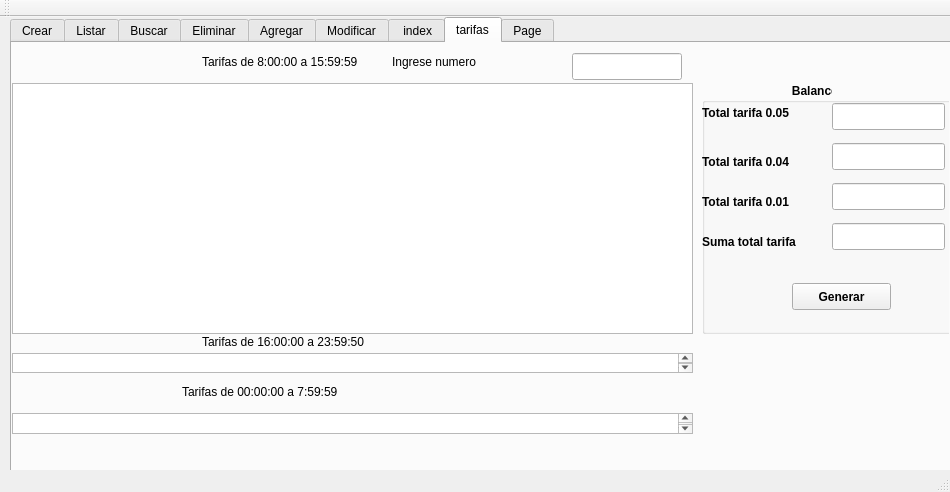
<?xml version="1.0" encoding="UTF-8"?>
<ui version="4.0">
 <class>menu</class>
 <widget class="QMainWindow" name="menu">
  <property name="geometry">
   <rect>
    <x>0</x>
    <y>0</y>
    <width>950</width>
    <height>492</height>
   </rect>
  </property>
  <property name="windowTitle">
   <string>menu</string>
  </property>
  <widget class="QWidget" name="centralWidget">
   <widget class="QTabWidget" name="tabWidget">
    <property name="geometry">
     <rect>
      <x>10</x>
      <y>0</y>
      <width>941</width>
      <height>531</height>
     </rect>
    </property>
    <property name="currentIndex">
     <number>7</number>
    </property>
    <widget class="QWidget" name="tab">
     <attribute name="title">
      <string>Crear</string>
     </attribute>
     <widget class="QPushButton" name="bt_crear">
      <property name="geometry">
       <rect>
        <x>260</x>
        <y>140</y>
        <width>99</width>
        <height>27</height>
       </rect>
      </property>
      <property name="text">
       <string>crear</string>
      </property>
     </widget>
    </widget>
    <widget class="QWidget" name="tab_2">
     <attribute name="title">
      <string>Listar</string>
     </attribute>
     <widget class="QComboBox" name="comboBox_listar">
      <property name="geometry">
       <rect>
        <x>130</x>
        <y>20</y>
        <width>431</width>
        <height>27</height>
       </rect>
      </property>
     </widget>
     <widget class="QTextEdit" name="textEdit_listar">
      <property name="geometry">
       <rect>
        <x>0</x>
        <y>50</y>
        <width>671</width>
        <height>311</height>
       </rect>
      </property>
     </widget>
    </widget>
    <widget class="QWidget" name="tab_3">
     <attribute name="title">
      <string>Buscar</string>
     </attribute>
     <widget class="QTabWidget" name="tabWidget_3">
      <property name="geometry">
       <rect>
        <x>10</x>
        <y>10</y>
        <width>661</width>
        <height>381</height>
       </rect>
      </property>
      <property name="currentIndex">
       <number>0</number>
      </property>
      <widget class="QWidget" name="tab_7">
       <attribute name="title">
        <string>Con  Index</string>
       </attribute>
       <widget class="QTabWidget" name="tabWidget_2">
        <property name="geometry">
         <rect>
          <x>0</x>
          <y>10</y>
          <width>651</width>
          <height>301</height>
         </rect>
        </property>
        <property name="currentIndex">
         <number>1</number>
        </property>
        <widget class="QWidget" name="tab_4">
         <attribute name="title">
          <string>Ciudad</string>
         </attribute>
         <widget class="QLineEdit" name="txt_buscar_con_ciudad">
          <property name="geometry">
           <rect>
            <x>260</x>
            <y>60</y>
            <width>113</width>
            <height>27</height>
           </rect>
          </property>
         </widget>
         <widget class="QTextEdit" name="edid_buscar_con_Ciudad">
          <property name="geometry">
           <rect>
            <x>0</x>
            <y>110</y>
            <width>641</width>
            <height>111</height>
           </rect>
          </property>
         </widget>
         <widget class="QPushButton" name="bt_buscar_con_ciudad">
          <property name="geometry">
           <rect>
            <x>390</x>
            <y>60</y>
            <width>99</width>
            <height>27</height>
           </rect>
          </property>
          <property name="text">
           <string>Buscar -&gt;</string>
          </property>
         </widget>
         <widget class="QLabel" name="label">
          <property name="geometry">
           <rect>
            <x>150</x>
            <y>60</y>
            <width>67</width>
            <height>17</height>
           </rect>
          </property>
          <property name="text">
           <string>TextLabel</string>
          </property>
         </widget>
        </widget>
        <widget class="QWidget" name="tab_5">
         <attribute name="title">
          <string>Cliente</string>
         </attribute>
         <widget class="QTextEdit" name="edid_buscar_con_cliente">
          <property name="geometry">
           <rect>
            <x>10</x>
            <y>80</y>
            <width>631</width>
            <height>111</height>
           </rect>
          </property>
         </widget>
         <widget class="QLineEdit" name="txt_buscar_con_cliente">
          <property name="geometry">
           <rect>
            <x>280</x>
            <y>30</y>
            <width>113</width>
            <height>27</height>
           </rect>
          </property>
         </widget>
         <widget class="QLabel" name="label_2">
          <property name="geometry">
           <rect>
            <x>160</x>
            <y>40</y>
            <width>67</width>
            <height>17</height>
           </rect>
          </property>
          <property name="text">
           <string>TextLabel</string>
          </property>
         </widget>
         <widget class="QPushButton" name="bt_buscar_con_Cliente">
          <property name="geometry">
           <rect>
            <x>410</x>
            <y>30</y>
            <width>99</width>
            <height>27</height>
           </rect>
          </property>
          <property name="text">
           <string>Buscar -&gt;</string>
          </property>
         </widget>
        </widget>
        <widget class="QWidget" name="tab_6">
         <attribute name="title">
          <string>Lineas</string>
         </attribute>
         <widget class="QLineEdit" name="txt_buscar_con_linea">
          <property name="geometry">
           <rect>
            <x>310</x>
            <y>30</y>
            <width>113</width>
            <height>27</height>
           </rect>
          </property>
         </widget>
         <widget class="QTextEdit" name="edid_buscar_con_lineas">
          <property name="geometry">
           <rect>
            <x>10</x>
            <y>80</y>
            <width>631</width>
            <height>121</height>
           </rect>
          </property>
         </widget>
         <widget class="QLabel" name="label_3">
          <property name="geometry">
           <rect>
            <x>170</x>
            <y>40</y>
            <width>67</width>
            <height>17</height>
           </rect>
          </property>
          <property name="text">
           <string>TextLabel</string>
          </property>
         </widget>
         <widget class="QPushButton" name="bt_buscar_con_linea">
          <property name="geometry">
           <rect>
            <x>440</x>
            <y>30</y>
            <width>99</width>
            <height>27</height>
           </rect>
          </property>
          <property name="text">
           <string>PushButton</string>
          </property>
         </widget>
        </widget>
       </widget>
      </widget>
      <widget class="QWidget" name="tab_8">
       <attribute name="title">
        <string>Sin index</string>
       </attribute>
       <widget class="QTabWidget" name="tabWidget_4">
        <property name="geometry">
         <rect>
          <x>0</x>
          <y>0</y>
          <width>651</width>
          <height>341</height>
         </rect>
        </property>
        <property name="currentIndex">
         <number>1</number>
        </property>
        <widget class="QWidget" name="tab_9">
         <attribute name="title">
          <string>Ciudad</string>
         </attribute>
         <widget class="QLineEdit" name="txt_buscar_sin_ciudad">
          <property name="geometry">
           <rect>
            <x>270</x>
            <y>30</y>
            <width>113</width>
            <height>27</height>
           </rect>
          </property>
         </widget>
         <widget class="QLabel" name="label_4">
          <property name="geometry">
           <rect>
            <x>160</x>
            <y>40</y>
            <width>67</width>
            <height>17</height>
           </rect>
          </property>
          <property name="text">
           <string>TextLabel</string>
          </property>
         </widget>
         <widget class="QPushButton" name="bt_buscar_sin_ciudad">
          <property name="geometry">
           <rect>
            <x>400</x>
            <y>30</y>
            <width>99</width>
            <height>27</height>
           </rect>
          </property>
          <property name="text">
           <string>Buscar -&gt;</string>
          </property>
         </widget>
         <widget class="QTextEdit" name="edid_buscar_sin_ciudad">
          <property name="geometry">
           <rect>
            <x>0</x>
            <y>70</y>
            <width>641</width>
            <height>101</height>
           </rect>
          </property>
         </widget>
        </widget>
        <widget class="QWidget" name="tab_10">
         <attribute name="title">
          <string>Cliente</string>
         </attribute>
         <widget class="QLineEdit" name="txt_buscar_sin_cliente">
          <property name="geometry">
           <rect>
            <x>270</x>
            <y>40</y>
            <width>113</width>
            <height>27</height>
           </rect>
          </property>
         </widget>
         <widget class="QLabel" name="label_5">
          <property name="geometry">
           <rect>
            <x>160</x>
            <y>40</y>
            <width>67</width>
            <height>17</height>
           </rect>
          </property>
          <property name="text">
           <string>TextLabel</string>
          </property>
         </widget>
         <widget class="QPushButton" name="bt_buscar_sin_cliente">
          <property name="geometry">
           <rect>
            <x>400</x>
            <y>40</y>
            <width>99</width>
            <height>27</height>
           </rect>
          </property>
          <property name="text">
           <string>Buscar -&gt;</string>
          </property>
         </widget>
         <widget class="QTextEdit" name="edid_buscar_sin_cliente">
          <property name="geometry">
           <rect>
            <x>10</x>
            <y>90</y>
            <width>631</width>
            <height>141</height>
           </rect>
          </property>
         </widget>
        </widget>
        <widget class="QWidget" name="tab_11">
         <attribute name="title">
          <string>Linea</string>
         </attribute>
         <widget class="QLineEdit" name="txt_buscar_sin_linea">
          <property name="geometry">
           <rect>
            <x>280</x>
            <y>40</y>
            <width>113</width>
            <height>27</height>
           </rect>
          </property>
         </widget>
         <widget class="QTextEdit" name="edid_buscar_sin_linea">
          <property name="geometry">
           <rect>
            <x>10</x>
            <y>90</y>
            <width>631</width>
            <height>141</height>
           </rect>
          </property>
         </widget>
         <widget class="QLabel" name="label_6">
          <property name="geometry">
           <rect>
            <x>170</x>
            <y>50</y>
            <width>67</width>
            <height>17</height>
           </rect>
          </property>
          <property name="text">
           <string>TextLabel</string>
          </property>
         </widget>
         <widget class="QPushButton" name="bt_buscar_sin_linea">
          <property name="geometry">
           <rect>
            <x>420</x>
            <y>40</y>
            <width>99</width>
            <height>27</height>
           </rect>
          </property>
          <property name="text">
           <string>Buscar -&gt;</string>
          </property>
         </widget>
        </widget>
       </widget>
      </widget>
     </widget>
    </widget>
    <widget class="QWidget" name="tab_12">
     <attribute name="title">
      <string>Eliminar</string>
     </attribute>
     <widget class="QTabWidget" name="tabWidget_5">
      <property name="geometry">
       <rect>
        <x>10</x>
        <y>10</y>
        <width>651</width>
        <height>371</height>
       </rect>
      </property>
      <property name="currentIndex">
       <number>2</number>
      </property>
      <widget class="QWidget" name="tab_13">
       <attribute name="title">
        <string>Ciudad</string>
       </attribute>
       <widget class="QLabel" name="label_7">
        <property name="geometry">
         <rect>
          <x>240</x>
          <y>60</y>
          <width>67</width>
          <height>17</height>
         </rect>
        </property>
        <property name="text">
         <string>TextLabel</string>
        </property>
       </widget>
       <widget class="QLineEdit" name="txt_eliminar_ciudad">
        <property name="geometry">
         <rect>
          <x>230</x>
          <y>120</y>
          <width>113</width>
          <height>27</height>
         </rect>
        </property>
       </widget>
       <widget class="QPushButton" name="bt_eliminar_ciudad">
        <property name="geometry">
         <rect>
          <x>230</x>
          <y>190</y>
          <width>99</width>
          <height>27</height>
         </rect>
        </property>
        <property name="text">
         <string>Eliminar</string>
        </property>
       </widget>
      </widget>
      <widget class="QWidget" name="tab_14">
       <attribute name="title">
        <string>Cliente</string>
       </attribute>
       <widget class="QPushButton" name="bt_eliminar_cliente">
        <property name="geometry">
         <rect>
          <x>220</x>
          <y>160</y>
          <width>99</width>
          <height>27</height>
         </rect>
        </property>
        <property name="text">
         <string>Eliminar</string>
        </property>
       </widget>
       <widget class="QLineEdit" name="txt_eliminar_cliente">
        <property name="geometry">
         <rect>
          <x>220</x>
          <y>90</y>
          <width>113</width>
          <height>27</height>
         </rect>
        </property>
       </widget>
       <widget class="QLabel" name="label_8">
        <property name="geometry">
         <rect>
          <x>240</x>
          <y>50</y>
          <width>67</width>
          <height>17</height>
         </rect>
        </property>
        <property name="text">
         <string>TextLabel</string>
        </property>
       </widget>
      </widget>
      <widget class="QWidget" name="tab_15">
       <attribute name="title">
        <string>Linea</string>
       </attribute>
       <widget class="QLineEdit" name="txt_eliminar_linea">
        <property name="geometry">
         <rect>
          <x>210</x>
          <y>110</y>
          <width>113</width>
          <height>27</height>
         </rect>
        </property>
       </widget>
       <widget class="QLabel" name="label_9">
        <property name="geometry">
         <rect>
          <x>240</x>
          <y>60</y>
          <width>67</width>
          <height>17</height>
         </rect>
        </property>
        <property name="text">
         <string>TextLabel</string>
        </property>
       </widget>
       <widget class="QPushButton" name="bt_eliminar_linea">
        <property name="geometry">
         <rect>
          <x>220</x>
          <y>190</y>
          <width>99</width>
          <height>27</height>
         </rect>
        </property>
        <property name="text">
         <string>Eliminar</string>
        </property>
       </widget>
      </widget>
     </widget>
    </widget>
    <widget class="QWidget" name="tab_16">
     <attribute name="title">
      <string>Agregar</string>
     </attribute>
     <widget class="QTabWidget" name="tabWidget_6">
      <property name="geometry">
       <rect>
        <x>10</x>
        <y>0</y>
        <width>671</width>
        <height>391</height>
       </rect>
      </property>
      <property name="currentIndex">
       <number>0</number>
      </property>
      <widget class="QWidget" name="tab_17">
       <attribute name="title">
        <string>Ciudad</string>
       </attribute>
       <widget class="QLineEdit" name="txt_agregar_ciudad_id">
        <property name="geometry">
         <rect>
          <x>240</x>
          <y>40</y>
          <width>113</width>
          <height>27</height>
         </rect>
        </property>
       </widget>
       <widget class="QLineEdit" name="txt_agregar_ciudad_nombre">
        <property name="geometry">
         <rect>
          <x>240</x>
          <y>90</y>
          <width>113</width>
          <height>27</height>
         </rect>
        </property>
       </widget>
       <widget class="QLabel" name="label_10">
        <property name="geometry">
         <rect>
          <x>130</x>
          <y>40</y>
          <width>67</width>
          <height>17</height>
         </rect>
        </property>
        <property name="text">
         <string>ID Ciudad</string>
        </property>
       </widget>
       <widget class="QLabel" name="label_11">
        <property name="geometry">
         <rect>
          <x>90</x>
          <y>90</y>
          <width>111</width>
          <height>17</height>
         </rect>
        </property>
        <property name="text">
         <string>Nombre Ciudad</string>
        </property>
       </widget>
       <widget class="QPushButton" name="bt_Agregar_ciudad">
        <property name="geometry">
         <rect>
          <x>240</x>
          <y>190</y>
          <width>99</width>
          <height>27</height>
         </rect>
        </property>
        <property name="text">
         <string>Agregar</string>
        </property>
       </widget>
      </widget>
      <widget class="QWidget" name="tab_18">
       <attribute name="title">
        <string>Cliente</string>
       </attribute>
       <widget class="QPushButton" name="bt_agregar_cliente">
        <property name="geometry">
         <rect>
          <x>240</x>
          <y>260</y>
          <width>99</width>
          <height>27</height>
         </rect>
        </property>
        <property name="text">
         <string>Agregar</string>
        </property>
       </widget>
       <widget class="QLineEdit" name="txt_agregar_cliente_id">
        <property name="geometry">
         <rect>
          <x>240</x>
          <y>40</y>
          <width>113</width>
          <height>27</height>
         </rect>
        </property>
       </widget>
       <widget class="QLineEdit" name="txt_agregar_cliente_nombre">
        <property name="geometry">
         <rect>
          <x>240</x>
          <y>80</y>
          <width>113</width>
          <height>27</height>
         </rect>
        </property>
       </widget>
       <widget class="QLineEdit" name="txt_agregar_cliente_idCiudad">
        <property name="geometry">
         <rect>
          <x>240</x>
          <y>200</y>
          <width>113</width>
          <height>27</height>
         </rect>
        </property>
       </widget>
       <widget class="QLabel" name="label_12">
        <property name="geometry">
         <rect>
          <x>80</x>
          <y>40</y>
          <width>67</width>
          <height>17</height>
         </rect>
        </property>
        <property name="text">
         <string>TextLabel</string>
        </property>
       </widget>
       <widget class="QLabel" name="label_13">
        <property name="geometry">
         <rect>
          <x>80</x>
          <y>90</y>
          <width>67</width>
          <height>17</height>
         </rect>
        </property>
        <property name="text">
         <string>TextLabel</string>
        </property>
       </widget>
       <widget class="QLabel" name="label_14">
        <property name="geometry">
         <rect>
          <x>80</x>
          <y>150</y>
          <width>67</width>
          <height>17</height>
         </rect>
        </property>
        <property name="text">
         <string>TextLabel</string>
        </property>
       </widget>
       <widget class="QLabel" name="label_15">
        <property name="geometry">
         <rect>
          <x>70</x>
          <y>210</y>
          <width>67</width>
          <height>17</height>
         </rect>
        </property>
        <property name="text">
         <string>TextLabel</string>
        </property>
       </widget>
       <widget class="QWidget" name="layoutWidget">
        <property name="geometry">
         <rect>
          <x>240</x>
          <y>150</y>
          <width>91</width>
          <height>24</height>
         </rect>
        </property>
        <layout class="QHBoxLayout" name="horizontalLayout">
         <item>
          <widget class="QRadioButton" name="radio_agregar_cliente_m">
           <property name="text">
            <string>M</string>
           </property>
           <property name="checkable">
            <bool>true</bool>
           </property>
           <property name="checked">
            <bool>false</bool>
           </property>
          </widget>
         </item>
         <item>
          <widget class="QRadioButton" name="radio_agregar_cliente_f">
           <property name="text">
            <string>F</string>
           </property>
           <property name="checkable">
            <bool>true</bool>
           </property>
           <property name="checked">
            <bool>true</bool>
           </property>
          </widget>
         </item>
        </layout>
       </widget>
      </widget>
      <widget class="QWidget" name="tab_19">
       <attribute name="title">
        <string>linea</string>
       </attribute>
       <widget class="QPushButton" name="bt_agregar_linea">
        <property name="geometry">
         <rect>
          <x>260</x>
          <y>240</y>
          <width>99</width>
          <height>27</height>
         </rect>
        </property>
        <property name="text">
         <string>Agregar</string>
        </property>
       </widget>
       <widget class="QLabel" name="label_16">
        <property name="geometry">
         <rect>
          <x>130</x>
          <y>60</y>
          <width>91</width>
          <height>16</height>
         </rect>
        </property>
        <property name="text">
         <string>ID Cliente</string>
        </property>
       </widget>
       <widget class="QLabel" name="label_17">
        <property name="geometry">
         <rect>
          <x>90</x>
          <y>150</y>
          <width>121</width>
          <height>21</height>
         </rect>
        </property>
        <property name="text">
         <string>Numero de linea</string>
        </property>
       </widget>
       <widget class="QLineEdit" name="txt_agregar_linea_idcliente">
        <property name="geometry">
         <rect>
          <x>260</x>
          <y>60</y>
          <width>113</width>
          <height>27</height>
         </rect>
        </property>
       </widget>
       <widget class="QLineEdit" name="txt_agregar_linea_numero">
        <property name="geometry">
         <rect>
          <x>260</x>
          <y>150</y>
          <width>113</width>
          <height>27</height>
         </rect>
        </property>
       </widget>
      </widget>
     </widget>
    </widget>
    <widget class="QWidget" name="tab_20">
     <attribute name="title">
      <string>Modificar</string>
     </attribute>
     <widget class="QTabWidget" name="tabWidget_7">
      <property name="geometry">
       <rect>
        <x>10</x>
        <y>10</y>
        <width>671</width>
        <height>391</height>
       </rect>
      </property>
      <property name="currentIndex">
       <number>0</number>
      </property>
      <widget class="QWidget" name="tab_21">
       <attribute name="title">
        <string>Ciudad</string>
       </attribute>
       <widget class="QLineEdit" name="txt_modificar_ciudad_idciudad">
        <property name="enabled">
         <bool>false</bool>
        </property>
        <property name="geometry">
         <rect>
          <x>230</x>
          <y>110</y>
          <width>113</width>
          <height>27</height>
         </rect>
        </property>
       </widget>
       <widget class="QLineEdit" name="txt_modificar_ciudad_nombre">
        <property name="enabled">
         <bool>false</bool>
        </property>
        <property name="geometry">
         <rect>
          <x>230</x>
          <y>160</y>
          <width>113</width>
          <height>27</height>
         </rect>
        </property>
       </widget>
       <widget class="QLineEdit" name="txt_modificar_ciudad_idbusca">
        <property name="geometry">
         <rect>
          <x>230</x>
          <y>40</y>
          <width>113</width>
          <height>27</height>
         </rect>
        </property>
       </widget>
       <widget class="QLabel" name="label_18">
        <property name="geometry">
         <rect>
          <x>80</x>
          <y>40</y>
          <width>67</width>
          <height>17</height>
         </rect>
        </property>
        <property name="text">
         <string>Ingrese ID</string>
        </property>
       </widget>
       <widget class="QLabel" name="label_19">
        <property name="geometry">
         <rect>
          <x>70</x>
          <y>110</y>
          <width>67</width>
          <height>17</height>
         </rect>
        </property>
        <property name="text">
         <string>ID Ciudad</string>
        </property>
       </widget>
       <widget class="QLabel" name="label_20">
        <property name="geometry">
         <rect>
          <x>70</x>
          <y>170</y>
          <width>67</width>
          <height>17</height>
         </rect>
        </property>
        <property name="text">
         <string>Nombre</string>
        </property>
       </widget>
       <widget class="QPushButton" name="bt_modificar_agrega">
        <property name="enabled">
         <bool>false</bool>
        </property>
        <property name="geometry">
         <rect>
          <x>230</x>
          <y>240</y>
          <width>99</width>
          <height>27</height>
         </rect>
        </property>
        <property name="text">
         <string>Guardar</string>
        </property>
       </widget>
       <widget class="QPushButton" name="bt_modificar_busca">
        <property name="geometry">
         <rect>
          <x>370</x>
          <y>40</y>
          <width>99</width>
          <height>27</height>
         </rect>
        </property>
        <property name="text">
         <string>Buscar-&gt;</string>
        </property>
       </widget>
      </widget>
      <widget class="QWidget" name="tab_22">
       <attribute name="title">
        <string>Cliente</string>
       </attribute>
      </widget>
      <widget class="QWidget" name="tab_23">
       <attribute name="title">
        <string>Linea</string>
       </attribute>
       <widget class="QPushButton" name="bt_modificar_linea">
        <property name="geometry">
         <rect>
          <x>400</x>
          <y>50</y>
          <width>99</width>
          <height>27</height>
         </rect>
        </property>
        <property name="text">
         <string>Buscar-&gt;</string>
        </property>
       </widget>
       <widget class="QPushButton" name="bt_modificar_linea_guardar">
        <property name="enabled">
         <bool>false</bool>
        </property>
        <property name="geometry">
         <rect>
          <x>240</x>
          <y>250</y>
          <width>99</width>
          <height>27</height>
         </rect>
        </property>
        <property name="text">
         <string>Guardar</string>
        </property>
       </widget>
       <widget class="QLineEdit" name="txt_modificar_line_idbusca">
        <property name="geometry">
         <rect>
          <x>230</x>
          <y>60</y>
          <width>113</width>
          <height>27</height>
         </rect>
        </property>
       </widget>
       <widget class="QLineEdit" name="txt_midificar_linea_idnuevo_numero">
        <property name="enabled">
         <bool>false</bool>
        </property>
        <property name="geometry">
         <rect>
          <x>230</x>
          <y>120</y>
          <width>113</width>
          <height>27</height>
         </rect>
        </property>
       </widget>
       <widget class="QLineEdit" name="txt_modificar_linea_idcliente_nuevo">
        <property name="enabled">
         <bool>false</bool>
        </property>
        <property name="geometry">
         <rect>
          <x>230</x>
          <y>180</y>
          <width>113</width>
          <height>27</height>
         </rect>
        </property>
       </widget>
       <widget class="QLabel" name="label_28">
        <property name="geometry">
         <rect>
          <x>90</x>
          <y>60</y>
          <width>121</width>
          <height>17</height>
         </rect>
        </property>
        <property name="text">
         <string>Ingrese Numero</string>
        </property>
       </widget>
       <widget class="QLabel" name="label_29">
        <property name="geometry">
         <rect>
          <x>50</x>
          <y>130</y>
          <width>171</width>
          <height>20</height>
         </rect>
        </property>
        <property name="text">
         <string>Ingrese nuevo numero</string>
        </property>
       </widget>
       <widget class="QLabel" name="label_30">
        <property name="geometry">
         <rect>
          <x>30</x>
          <y>190</y>
          <width>171</width>
          <height>20</height>
         </rect>
        </property>
        <property name="text">
         <string>Ingrese nuevo id cliente</string>
        </property>
       </widget>
      </widget>
     </widget>
    </widget>
    <widget class="QWidget" name="tab_24">
     <attribute name="title">
      <string> index</string>
     </attribute>
     <widget class="QTabWidget" name="tabWidget_8">
      <property name="geometry">
       <rect>
        <x>0</x>
        <y>10</y>
        <width>671</width>
        <height>191</height>
       </rect>
      </property>
      <property name="currentIndex">
       <number>1</number>
      </property>
      <widget class="QWidget" name="tab_25">
       <attribute name="title">
        <string>Crear index</string>
       </attribute>
       <widget class="QPushButton" name="index_crear_index">
        <property name="geometry">
         <rect>
          <x>240</x>
          <y>60</y>
          <width>111</width>
          <height>41</height>
         </rect>
        </property>
        <property name="text">
         <string>Reindexar</string>
        </property>
       </widget>
      </widget>
      <widget class="QWidget" name="tab_26">
       <attribute name="title">
        <string>ACtualizar index</string>
       </attribute>
       <widget class="QPushButton" name="index_actualizar_index">
        <property name="geometry">
         <rect>
          <x>220</x>
          <y>50</y>
          <width>121</width>
          <height>41</height>
         </rect>
        </property>
        <property name="text">
         <string>Actualizar index</string>
        </property>
       </widget>
      </widget>
     </widget>
    </widget>
    <widget class="QWidget" name="tab_27">
     <attribute name="title">
      <string>tarifas</string>
     </attribute>
     <widget class="QTextEdit" name="edid_tarifas_8_15">
      <property name="geometry">
       <rect>
        <x>0</x>
        <y>40</y>
        <width>681</width>
        <height>251</height>
       </rect>
      </property>
     </widget>
     <widget class="QTextEdit" name="edid_tarifas_15_23">
      <property name="geometry">
       <rect>
        <x>0</x>
        <y>310</y>
        <width>681</width>
        <height>20</height>
       </rect>
      </property>
     </widget>
     <widget class="QTextEdit" name="edid_tarifas_00_7">
      <property name="geometry">
       <rect>
        <x>0</x>
        <y>370</y>
        <width>681</width>
        <height>21</height>
       </rect>
      </property>
     </widget>
     <widget class="QLabel" name="label_21">
      <property name="geometry">
       <rect>
        <x>190</x>
        <y>10</y>
        <width>221</width>
        <height>17</height>
       </rect>
      </property>
      <property name="text">
       <string>Tarifas de 8:00:00 a 15:59:59</string>
      </property>
     </widget>
     <widget class="QLabel" name="label_22">
      <property name="geometry">
       <rect>
        <x>190</x>
        <y>290</y>
        <width>321</width>
        <height>17</height>
       </rect>
      </property>
      <property name="text">
       <string>Tarifas de 16:00:00 a 23:59:50</string>
      </property>
     </widget>
     <widget class="QLabel" name="label_23">
      <property name="geometry">
       <rect>
        <x>170</x>
        <y>340</y>
        <width>271</width>
        <height>17</height>
       </rect>
      </property>
      <property name="text">
       <string>Tarifas de 00:00:00 a 7:59:59</string>
      </property>
     </widget>
     <widget class="QGroupBox" name="groupBox">
      <property name="geometry">
       <rect>
        <x>690</x>
        <y>40</y>
        <width>251</width>
        <height>251</height>
       </rect>
      </property>
      <property name="font">
       <font>
        <weight>75</weight>
        <bold>true</bold>
       </font>
      </property>
      <property name="title">
       <string>                           Balance</string>
      </property>
      <widget class="QLineEdit" name="txt_tarifa1_total">
       <property name="geometry">
        <rect>
         <x>130</x>
         <y>20</y>
         <width>113</width>
         <height>27</height>
        </rect>
       </property>
      </widget>
      <widget class="QLabel" name="label_24">
       <property name="geometry">
        <rect>
         <x>0</x>
         <y>20</y>
         <width>121</width>
         <height>20</height>
        </rect>
       </property>
       <property name="text">
        <string>Total tarifa 0.05</string>
       </property>
      </widget>
      <widget class="QLineEdit" name="txt_tarifa2_total">
       <property name="geometry">
        <rect>
         <x>130</x>
         <y>60</y>
         <width>113</width>
         <height>27</height>
        </rect>
       </property>
      </widget>
      <widget class="QLabel" name="label_25">
       <property name="geometry">
        <rect>
         <x>0</x>
         <y>70</y>
         <width>131</width>
         <height>17</height>
        </rect>
       </property>
       <property name="text">
        <string>Total tarifa 0.04</string>
       </property>
      </widget>
      <widget class="QLineEdit" name="txt_tarifa3_total">
       <property name="geometry">
        <rect>
         <x>130</x>
         <y>100</y>
         <width>113</width>
         <height>27</height>
        </rect>
       </property>
      </widget>
      <widget class="QLabel" name="label_26">
       <property name="geometry">
        <rect>
         <x>0</x>
         <y>110</y>
         <width>121</width>
         <height>17</height>
        </rect>
       </property>
       <property name="text">
        <string>Total tarifa 0.01</string>
       </property>
      </widget>
      <widget class="QLabel" name="label_27">
       <property name="geometry">
        <rect>
         <x>0</x>
         <y>150</y>
         <width>141</width>
         <height>17</height>
        </rect>
       </property>
       <property name="text">
        <string>Suma total tarifa </string>
       </property>
      </widget>
      <widget class="QLineEdit" name="txt_suma_total_tarifa">
       <property name="geometry">
        <rect>
         <x>130</x>
         <y>140</y>
         <width>113</width>
         <height>27</height>
        </rect>
       </property>
      </widget>
      <widget class="QPushButton" name="bt_tarifas">
       <property name="geometry">
        <rect>
         <x>90</x>
         <y>200</y>
         <width>99</width>
         <height>27</height>
        </rect>
       </property>
       <property name="text">
        <string>Generar</string>
       </property>
      </widget>
     </widget>
     <widget class="QLineEdit" name="lineEdit_2">
      <property name="geometry">
       <rect>
        <x>560</x>
        <y>10</y>
        <width>110</width>
        <height>27</height>
       </rect>
      </property>
     </widget>
     <widget class="QLabel" name="label_32">
      <property name="geometry">
       <rect>
        <x>380</x>
        <y>10</y>
        <width>111</width>
        <height>17</height>
       </rect>
      </property>
      <property name="text">
       <string>Ingrese numero</string>
      </property>
     </widget>
    </widget>
    <widget class="QWidget" name="tab_28">
     <attribute name="title">
      <string>Page</string>
     </attribute>
     <widget class="QLineEdit" name="lineEdit">
      <property name="geometry">
       <rect>
        <x>450</x>
        <y>20</y>
        <width>110</width>
        <height>27</height>
       </rect>
      </property>
     </widget>
     <widget class="QLabel" name="label_31">
      <property name="geometry">
       <rect>
        <x>330</x>
        <y>20</y>
        <width>111</width>
        <height>17</height>
       </rect>
      </property>
      <property name="text">
       <string>Ingrese numero</string>
      </property>
     </widget>
     <widget class="QTextEdit" name="textEdit">
      <property name="geometry">
       <rect>
        <x>330</x>
        <y>60</y>
        <width>421</width>
        <height>78</height>
       </rect>
      </property>
     </widget>
     <widget class="QPushButton" name="pushButton">
      <property name="geometry">
       <rect>
        <x>590</x>
        <y>20</y>
        <width>99</width>
        <height>27</height>
       </rect>
      </property>
      <property name="text">
       <string>calcular</string>
      </property>
     </widget>
    </widget>
   </widget>
  </widget>
  <widget class="QMenuBar" name="menuBar">
   <property name="geometry">
    <rect>
     <x>0</x>
     <y>0</y>
     <width>950</width>
     <height>25</height>
    </rect>
   </property>
  </widget>
  <widget class="QToolBar" name="mainToolBar">
   <attribute name="toolBarArea">
    <enum>TopToolBarArea</enum>
   </attribute>
   <attribute name="toolBarBreak">
    <bool>false</bool>
   </attribute>
  </widget>
  <widget class="QStatusBar" name="statusBar"/>
 </widget>
 <layoutdefault spacing="6" margin="11"/>
 <resources/>
 <connections/>
</ui>
